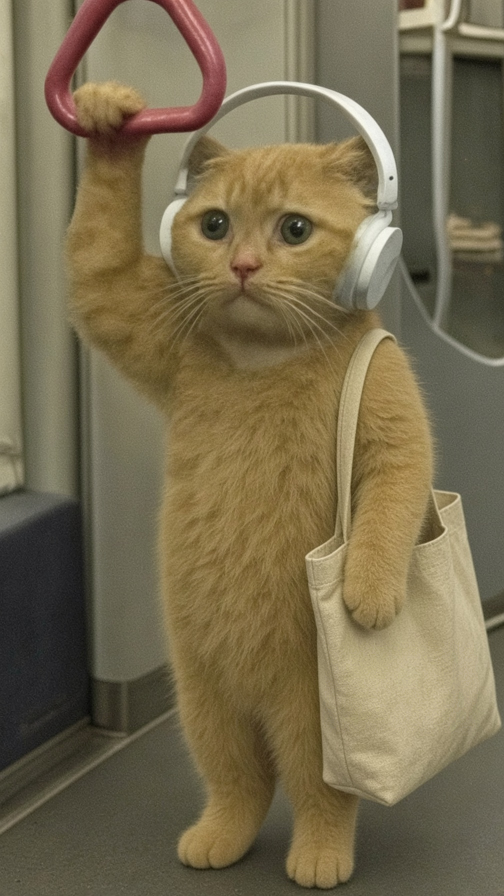
#> input picture challenge/challenge.jpg, 1008 x 1792 px (shown at 1/2 size)
$ python build_ticket.py ../challenge/challenge.jpg ../challenge/challenge.jpg
#> lines starting #> are read from the running program, lines starting #| are printed output that depends on the picture; after the words box and inside, x2 and y2 are one past the last pixel; in counts of white or black regions, pixels touching at a corner belong together
#!/usr/bin/env python3
"""
Mercimek ve G4 Paniği - gizli bilet üretici (Flag 3).

Orijinal görseldeki krem rengi çantanın üzerine, yalnızca MAVİ kanalın
3. bitinde (değer 8) görünen bir "bilet" çizer.

Yöntem:
  * Bilet dikdörtgeninin içindeki her pikselin mavi değeri, en yakın
    "hedef" değere taşınır: yazı/çerçeve pikselleri için bit3 = 1,
    arka plan için bit3 = 0.
  * Hedef değerler v % 8 ∈ {2..5} aralığından seçilir; böylece JPEG
    sıkıştırmasının ±2 civarı yuvarlama hatası biti çevirmez.
  * Ortalama değişim ~2.6 seviye, en fazla 6 seviyedir; kumaş dokusu
    korunduğu için normal bakışta bilet görünmez.
  * Çıktı JPEG kalite 100, 4:4:4 (kroma alt örneklemesi yok) kaydedilir.

Kullanım:
  python3 build_ticket.py girdi.jpg cikti.jpg
"""
import sys
import numpy as np
from PIL import Image, ImageDraw, ImageFont

SRC, DST = sys.argv[1], sys.argv[2]
FLAG3_L1 = "ETUSEC={hazirlan_mercimek_"
FLAG3_L2 = "bir_durak_sonra_iniyoruz_:3}"
FONT = "/usr/share/fonts/truetype/dejavu/DejaVuSansMono-Bold.ttf"
BIT = 3                                   # gizlenen bit düzlemi
x0, y0, x1, y1 = 655, 1290, 950, 1460     # biletin çantadaki konumu (piksel)

im = Image.open(SRC).convert("RGB")
#> im is the input picture: PIL image 1008x1792 RGB; mean R, G, B 118.8, 107.4, 78.7
a = np.array(im).astype(int)

# 1) Bilet maskesini çiz (255 = yazı/çerçeve)
m = Image.new("L", im.size, 0)
#> m: PIL image 1008x1792 L; every value is 0
d = ImageDraw.Draw(m)
f1, f2, f3 = (ImageFont.truetype(FONT, s) for s in (24, 18, 17))
d.rectangle([x0, y0, x1, y1], outline=255, width=3)
d.line([x0 + 8, y0 + 40, x1 - 8, y0 + 40], fill=255, width=2)
d.text((x0 + 111, y0 + 8), "BILET", font=f1, fill=255)
d.text((x0 + 10, y0 + 50), "Yolcu: Mercimek", font=f2, fill=255)
d.text((x0 + 8, y0 + 88), FLAG3_L1, font=f3, fill=255)
d.text((x0 + 8, y0 + 118), FLAG3_L2, font=f3, fill=255)
mask = np.array(m) > 127
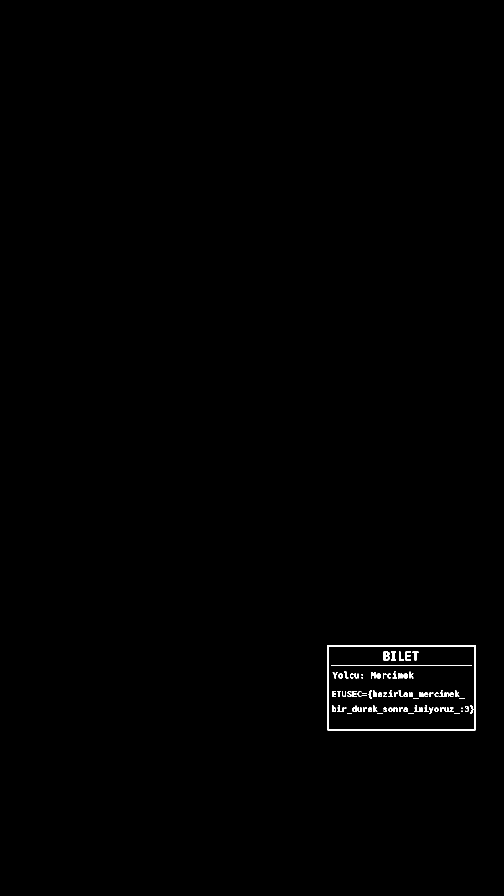
#> mask: shape (1792, 1008) bool (shown at 1/2 size); 0.39% white; 83 white regions (12 under 20 px), largest, box (x1, y1, x2, y2) and area: (655, 1290, 951, 1461) 2814, (663, 1330, 943, 1332) 560, (767, 1303, 780, 1321) 168

# 2) Bölgedeki mavi değerleri en yakın uygun hedefe taşı
X0, Y0, X1, Y1 = x0 - 6, y0 - 6, x1 + 7, y1 + 7
B = a[Y0:Y1, X0:X1, 2]
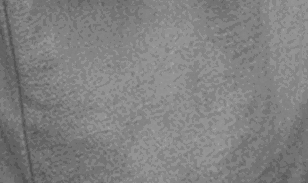
#> B: shape (183, 308) int64; min 76, max 165, mean 129.2
want = mask[Y0:Y1, X0:X1].astype(int)
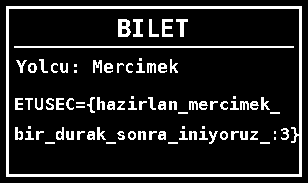
#> want: shape (183, 308) int64; values 0 (black) and 1 (white), 12.6% white; 83 white regions (12 under 20 px), largest, box (x1, y1, x2, y2) and area: (6, 6, 302, 177) 2814, (14, 46, 294, 48) 560, (118, 19, 131, 37) 168
vals = np.arange(256)
safe = (vals % 8 >= 2) & (vals % 8 <= 5)          # JPEG'e dayanıklı değerler
new = np.zeros_like(B)
for w in (0, 1):
    c = vals[safe & (((vals >> BIT) & 1) == w)]
    idx = np.abs(B[..., None] - c[None, None, :]).argmin(-1)
    new = np.where(want == w, c[idx], new)
#> this loop made 2 passes
#> pass 1, `idx = np.abs(B[..., None] - c[None, None, :]).argmin(-1)`:
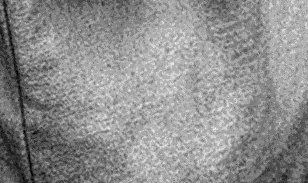
#> idx: shape (183, 308) int64; min 20, max 43, mean 32.9; drawn with min black and max white
#> pass 1, `new = np.where(want == w, c[idx], new)`:
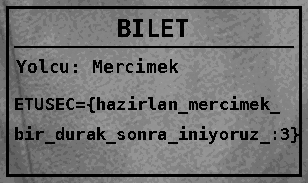
#> new: shape (183, 308) int64; min 0, max 165, mean 113
a[Y0:Y1, X0:X1, 2] = new
print(f"ortalama |ΔB| = {np.abs(new - B).mean():.2f}, en fazla = {np.abs(new - B).max()}")
#| ortalama |ΔB| = 0.00, en fazla = 0

# 3) Kaydet ve doğrula
Image.fromarray(np.clip(a, 0, 255).astype("uint8")).save(DST, quality=100, subsampling=0)
t = np.array(Image.open(DST)).astype(int)
err = int((((t[Y0:Y1, X0:X1, 2] >> BIT) & 1) != want).sum())
#> err = 142
print(f"JPEG sonrası hatalı bit: {err} / {want.size}")
#| JPEG sonrası hatalı bit: 142 / 56364
